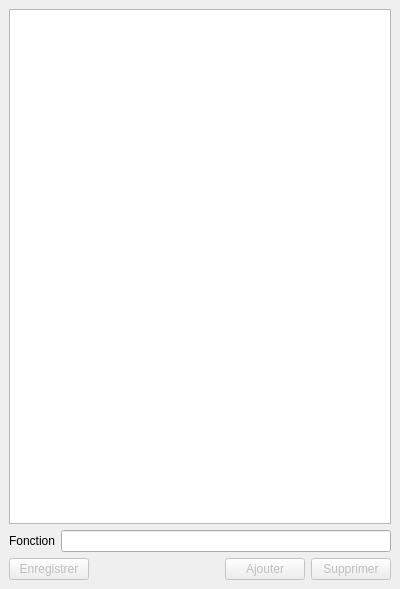
<?xml version="1.0" encoding="UTF-8"?>
<ui version="4.0">
 <class>DockWidget</class>
 <widget class="QDockWidget" name="DockWidget">
  <property name="geometry">
   <rect>
    <x>0</x>
    <y>0</y>
    <width>400</width>
    <height>589</height>
   </rect>
  </property>
  <property name="windowTitle">
   <string>Liste fonctions</string>
  </property>
  <widget class="QWidget" name="dockWidgetContents">
   <layout class="QVBoxLayout" name="verticalLayout">
    <item>
     <widget class="QListWidget" name="listefonctionsWidget"/>
    </item>
    <item>
     <layout class="QHBoxLayout" name="horizontalLayout_2">
      <item>
       <widget class="QLabel" name="label">
        <property name="text">
         <string>Fonction</string>
        </property>
       </widget>
      </item>
      <item>
       <widget class="QLineEdit" name="fonctionLineEdit"/>
      </item>
     </layout>
    </item>
    <item>
     <layout class="QHBoxLayout" name="horizontalLayout">
      <item>
       <widget class="QPushButton" name="enregistrerPushButton">
        <property name="enabled">
         <bool>false</bool>
        </property>
        <property name="text">
         <string>Enregistrer</string>
        </property>
       </widget>
      </item>
      <item>
       <spacer name="horizontalSpacer">
        <property name="orientation">
         <enum>Qt::Horizontal</enum>
        </property>
        <property name="sizeHint" stdset="0">
         <size>
          <width>40</width>
          <height>20</height>
         </size>
        </property>
       </spacer>
      </item>
      <item>
       <widget class="QPushButton" name="ajouterPushButton">
        <property name="enabled">
         <bool>false</bool>
        </property>
        <property name="text">
         <string>Ajouter</string>
        </property>
       </widget>
      </item>
      <item>
       <widget class="QPushButton" name="supprimerPushButton">
        <property name="enabled">
         <bool>false</bool>
        </property>
        <property name="text">
         <string>Supprimer</string>
        </property>
       </widget>
      </item>
     </layout>
    </item>
   </layout>
  </widget>
 </widget>
 <resources/>
 <connections/>
</ui>
